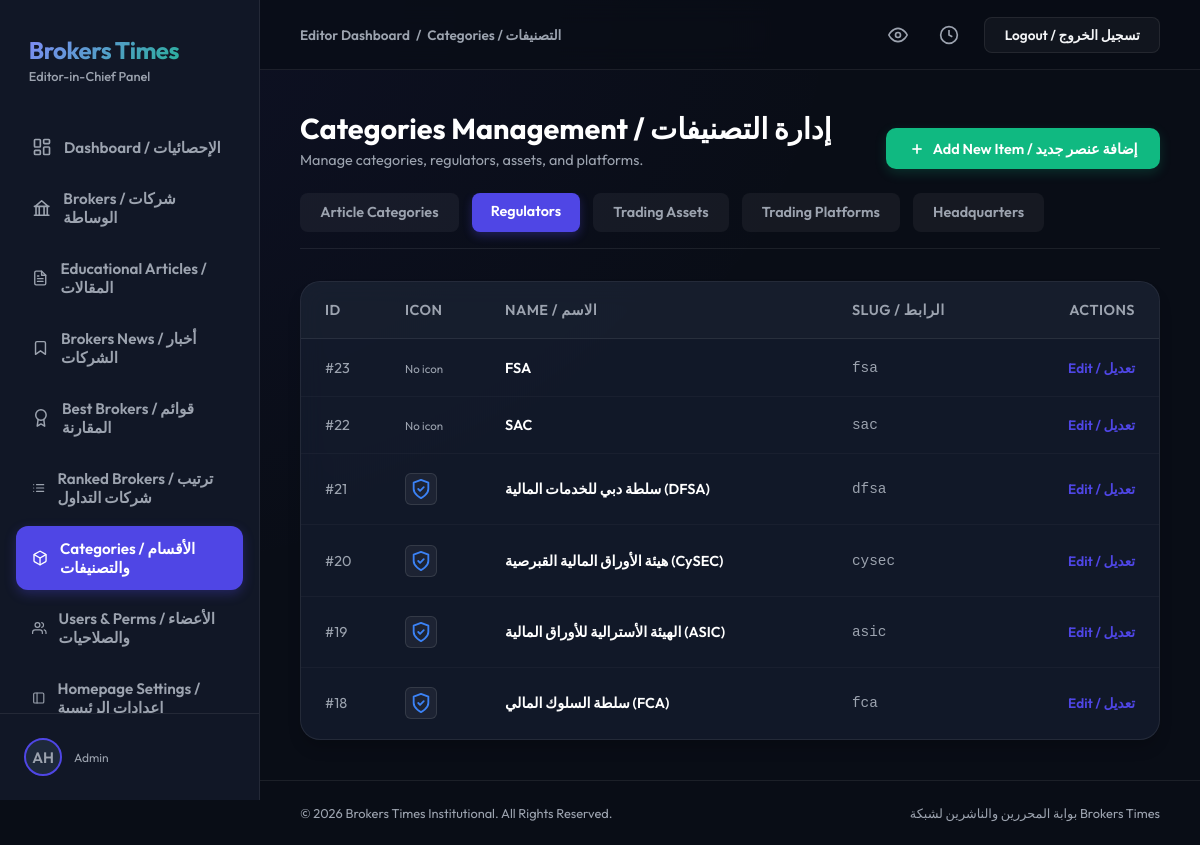
/dashboard/categories/?type=regulator (signed in), run on the app's committed database.
### users/models.py (models this page shows, shortened)
class CustomUser(AbstractUser):
    ROLE_CHOICES = [
        ('admin', 'Admin'),
        ('editor', 'Editor'),
        ('writer', 'Writer'),
        ('user', 'Standard User'),
    ]
    PREFERRED_LANGUAGE_CHOICES = [
        ('ar', 'العربية'),
        ('en', 'English'),
    ]
    role = models.CharField(max_length=20, choices=ROLE_CHOICES, default='user')
    preferred_language = models.CharField(max_length=5, choices=PREFERRED_LANGUAGE_CHOICES, default='ar')
    bio = models.TextField(blank=True)
    avatar = models.ImageField(upload_to='avatars/', blank=True, null=True)
    facebook_url = models.URLField(max_length=500, blank=True, null=True)
    linkedin_url = models.URLField(max_length=500, blank=True, null=True)
    class Meta:
        permissions = [
            ("can_publish", "Can publish articles/brokers"),
            ("can_edit", "Can edit articles/brokers"),
            ("can_manage_brokers", "Can manage brokers"),
        ]

### categories/models.py (models this page shows, shortened)
class Regulator(models.Model):
    name = models.CharField(max_length=100)
    slug = models.SlugField(max_length=100, unique=True, blank=True)
    icon = models.FileField(upload_to='category_icons/', blank=True, null=True)

### users/views.py (the view)
# urls.py: path('dashboard/categories/', DashboardCategoriesView.as_view(), name='dashboard_categories'),
class DashboardCategoriesView(LoginRequiredMixin, UserPassesTestMixin, TemplateView):
    template_name = 'dashboard/categories.html'
    def test_func(self):
        return self.request.user.is_superuser
    def get_context_data(self, **kwargs):
        context = super().get_context_data(**kwargs)
        model_name = self.request.GET.get('type', 'category')
        Model = get_category_model(model_name)
        context['items'] = Model.objects.all().order_by('-id')
        context['current_type'] = model_name
        return context

### users/views.py (called while the page is built)
def get_category_model(model_name):
    models_map = {
        'category': Category,
        'regulator': Regulator,
        'financial_asset': FinancialAsset,
        'trading_platform': TradingPlatform,
        'headquarters': Headquarters,
        'deposit_limit': DepositLimit,
        'islamic_account': IslamicAccount
    }
    return models_map.get(model_name, Category)

### users/templates/dashboard/categories.html (shortened to what this page needs)
{% extends 'dashboard/base.html' %}
{% block nav_categories %}active{% endblock %}
{% block section_name %}Categories / التصنيفات{% endblock %}
{% block content %}
<div class="page-header-container">
    <div class="page-title-area">
        <h1>Categories Management / إدارة التصنيفات</h1>
        <p>Manage categories, regulators, assets, and platforms.</p>
    </div>
    <a href="{% url 'dashboard_categories_add' %}?type={{ current_type }}" class="btn-action">
        <svg viewBox="0 0 24 24"><line x1="12" y1="5" x2="12" y2="19"></line><line x1="5" y1="12" x2="19" y2="12"></line></svg>
        <span>Add New Item / إضافة عنصر جديد</span>
    </a>
</div>
<div class="dashboard-tabs">
    <a href="?type=category" class="tab-btn {% if current_type == 'category' %}active{% else %}inactive{% endif %}">Article Categories</a>
    <a href="?type=regulator" class="tab-btn {% if current_type == 'regulator' %}active{% else %}inactive{% endif %}">Regulators</a>
    <a href="?type=financial_asset" class="tab-btn {% if current_type == 'financial_asset' %}active{% else %}inactive{% endif %}">Trading Assets</a>
    <a href="?type=trading_platform" class="tab-btn {% if current_type == 'trading_platform' %}active{% else %}inactive{% endif %}">Trading Platforms</a>
    <a href="?type=headquarters" class="tab-btn {% if current_type == 'headquarters' %}active{% else %}inactive{% endif %}">Headquarters</a>
</div>
<div class="table-container">
    <div class="table-responsive">
        <table class="data-table">
            <thead>
                <tr>
                    <th style="width: 80px;">ID</th>
                    {% if current_type in 'regulator,financial_asset,trading_platform' %}
                    <th style="width: 100px;">Icon</th>
                    {% endif %}
                    <th>Name / الاسم</th>
                    <th>Slug / الرابط</th>
                    <th style="text-align: right;">Actions</th>
                </tr>
            </thead>
            <tbody>
                {% for item in items %}
                <tr>
                    <td style="color: var(--text-muted);">#{{ item.id }}</td>
                    {% if current_type in 'regulator,financial_asset,trading_platform' %}
                    <td>
                        {% if item.icon %}
                            <div class="icon-preview">
                                <img src="{{ item.icon.url }}" alt="icon">
                            </div>
                        {% else %}
                            <span style="color: var(--text-muted); font-size: 0.8em;">No icon</span>
                        {% endif %}
                    </td>
                    {% endif %}
                    <td style="font-weight: 600; color: white;">{{ item.name }}</td>
                    <td style="color: var(--text-muted); font-family: monospace;">{{ item.slug }}</td>
                    <td style="text-align: right;">
                        <a href="{% url 'dashboard_categories_edit' item.id %}?type={{ current_type }}" class="btn-edit-inline">Edit / تعديل</a>
                    </td>
                </tr>
                {% endfor %}
            </tbody>
        </table>
    </div>
</div>
{% endblock %}

### users/templates/dashboard/base.html (shortened to what this page needs)
<!DOCTYPE html>
<html lang="en">
<head>
</head>
<body>
    <div class="sidebar">
        <div class="sidebar-brand">
            <span class="brand-name">Brokers Times</span>
            <span class="brand-sub">Editor-in-Chief Panel</span>
        </div>
        <ul class="sidebar-menu">
            <li class="menu-item {% block nav_dashboard %}{% endblock %}">
                <a href="{% url 'dashboard' %}">
                    <svg viewBox="0 0 24 24"><rect x="3" y="3" width="7" height="9" rx="1"></rect><rect x="14" y="3" width="7" height="5" rx="1"></rect><rect x="14" y="12" width="7" height="9" rx="1"></rect><rect x="3" y="16" width="7" height="5" rx="1"></rect></svg>
                    <span>Dashboard / الإحصائيات</span>
                </a>
            </li>
            <li class="menu-item {% block nav_brokers %}{% endblock %}">
                <a href="{% url 'dashboard_brokers' %}">
                    <svg viewBox="0 0 24 24"><path d="M3 21h18M3 10h18M5 10v11M19 10v11M9 10v11M15 10v11M4 10h16L12 3z"></path></svg>
                    <span>Brokers / شركات الوساطة</span>
                </a>
            </li>
            <li class="menu-item {% block nav_articles %}{% endblock %}">
                <a href="{% url 'dashboard_articles' %}">
                    Educational Articles / المقالات
                </a>
            </li>
            <li class="menu-item {% block nav_news %}{% endblock %}">
                <a href="{% url 'dashboard_news' %}">
                    <svg viewBox="0 0 24 24" width="20" height="20" fill="none" stroke="currentColor" stroke-width="2" stroke-linecap="round" stroke-linejoin="round"><path d="M19 21l-7-5-7 5V5a2 2 0 0 1 2-2h10a2 2 0 0 1 2 2z"></path></svg>
                    Brokers News / أخبار الشركات
                </a>
            </li>
            <li class="menu-item {% block nav_best_brokers %}{% endblock %}">
                <a href="{% url 'dashboard_best_brokers' %}">
                    <svg viewBox="0 0 24 24"><circle cx="12" cy="8" r="7"></circle><polyline points="8.21 13.89 7 23 12 20 17 23 15.79 13.88"></polyline></svg>
                    <span>Best Brokers / قوائم المقارنة</span>
                </a>
            </li>
            <li class="menu-item {% block nav_ranked_brokers %}{% endblock %}">
                <a href="{% url 'dashboard_ranked_brokers' %}">
                    <span>Ranked Brokers / ترتيب شركات التداول</span>
                </a>
            </li>
            {% if user.role == 'admin' or user.is_superuser or user.is_staff %}
            <li class="menu-item {% block nav_categories %}{% endblock %}">
                <a href="{% url 'dashboard_categories' %}">
                    <span>Categories / الأقسام والتصنيفات</span>
                </a>
            </li>
            <li class="menu-item {% block nav_users %}{% endblock %}">
                <a href="{% url 'dashboard_users' %}">
                    <svg viewBox="0 0 24 24"><path d="M17 21v-2a4 4 0 0 0-4-4H5a4 4 0 0 0-4 4v2"></path><circle cx="9" cy="7" r="4"></circle><path d="M23 21v-2a4 4 0 0 0-3-3.87"></path><path d="M16 3.13a4 4 0 0 1 0 7.75"></path></svg>
                    <span>Users & Perms / الأعضاء والصلاحيات</span>
                </a>
            </li>
            <li class="menu-item {% block nav_homepage_settings %}{% endblock %}">
                <a href="{% url 'dashboard_homepage_settings' %}">
                    <svg viewBox="0 0 24 24"><rect x="3" y="3" width="18" height="18" rx="2" ry="2"></rect><line x1="9" y1="3" x2="9" y2="21"></line></svg>
                    <span>Homepage Settings / إعدادات الرئيسية</span>
                </a>
            </li>
            {% endif %}
        </ul>
        <div class="sidebar-footer">
            <div class="user-avatar-small">
                {% if user.avatar %}
                    <img src="{{ user.avatar.url }}" alt="Avatar">
                {% else %}
                    <span class="user-avatar-placeholder">{{ user.username|slice:":2" }}</span>
                {% endif %}
            </div>
            <div class="user-info">
                <span class="user-role">{{ user.get_role_display }}</span>
            </div>
        </div>
    </div>
    <div class="main-panel">
        <div class="topbar">
            <div class="breadcrumbs">
                <span>Editor Dashboard</span>
                <span>/</span>
                <span>{% block section_name %}Home{% endblock %}</span>
            </div>
            <div class="topbar-actions">
                <button class="action-icon-btn" title="View Portal">
                    <svg viewBox="0 0 24 24"><path d="M1 12s4-8 11-8 11 8 11 8-4 8-11 8-11-8-11-8z"></path><circle cx="12" cy="12" r="3"></circle></svg>
                </button>
                <button class="action-icon-btn" title="Recent History">
                    <svg viewBox="0 0 24 24"><circle cx="12" cy="12" r="10"></circle><polyline points="12 6 12 12 16 14"></polyline></svg>
                </button>
                <a href="{% url 'logout' %}" class="btn-top btn-top-secondary">Logout / تسجيل الخروج</a>
            </div>
        </div>
        <div class="content-body">
            {% block content %}{% endblock %}
        </div>
        <div class="footer">
            <span>&copy; 2026 Brokers Times Institutional. All Rights Reserved.</span>
            <span>بوابة المحررين والناشرين لشبكة Brokers Times</span>
        </div>
    </div>
</body>
</html>

### users/templates/dashboard/base.html (style rules this page uses)
:root { --bg-color: #090d16; --sidebar-bg: #111726; --card-bg: rgba(22, 30, 49, 0.7); --primary: #4f46e5; --primary-hover: #4338ca; --accent: #10b981; --text-color: #f3f4f6; --text-muted: #9ca3af; --border-color: rgba(255, 255, 255, 0.08); --danger: #ef4444; }
* { box-sizing: border-box; margin: 0; padding: 0; }
body { background-color: var(--bg-color); background-image: radial-gradient(at 0% 0%, rgba(79, 70, 229, 0.08) 0px, transparent 50%); color: var(--text-color); font-family: 'Outfit', 'Cairo', sans-serif; min-height: 100vh; display: flex; }
.sidebar { width: 260px; background-color: var(--sidebar-bg); border-right: 1px solid var(--border-color); display: flex; flex-direction: column; position: fixed; height: 100vh; top: 0; left: 0; z-index: 10; }
.sidebar-brand { padding: 2.2rem 1.8rem 1rem; display: flex; flex-direction: column; }
.brand-name { font-size: 1.5rem; font-weight: 700; letter-spacing: -0.5px; background: linear-gradient(135deg, #818cf8, var(--accent)); -webkit-background-clip: text; -webkit-text-fill-color: transparent; }
.brand-sub { font-size: 0.8rem; color: var(--text-muted); margin-top: 0.2rem; font-weight: 500; }
.sidebar-menu { list-style: none; padding: 1.5rem 1rem; display: flex; flex-direction: column; gap: 0.4rem; flex: 1; overflow-y: auto; }
.menu-item a { display: flex; align-items: center; padding: 0.8rem 1rem; color: var(--text-muted); text-decoration: none; border-radius: 12px; font-size: 0.95rem; font-weight: 600; transition: all 0.3s ease; gap: 12px; }
.menu-item a svg { width: 20px; height: 20px; fill: none; stroke: currentColor; stroke-width: 2; stroke-linecap: round; stroke-linejoin: round; transition: stroke 0.3s ease; }
.menu-item.active a { color: white; background: var(--primary); box-shadow: 0 4px 12px rgba(79, 70, 229, 0.3); }
.menu-item.active a svg { stroke: white; }
.sidebar-footer { padding: 1.5rem; border-top: 1px solid var(--border-color); display: flex; align-items: center; gap: 12px; }
.user-avatar-small { width: 38px; height: 38px; border-radius: 50%; overflow: hidden; background: #1e293b; display: flex; align-items: center; justify-content: center; border: 2px solid var(--primary); }
.user-avatar-placeholder { font-size: 0.95rem; font-weight: 600; color: var(--text-muted); text-transform: uppercase; }
.user-info { display: flex; flex-direction: column; overflow: hidden; }
.user-role { font-size: 0.75rem; color: var(--text-muted); }
.main-panel { margin-left: 260px; flex: 1; display: flex; flex-direction: column; min-height: 100vh; position: relative; }
.topbar { height: 70px; background: rgba(9, 13, 22, 0.7); backdrop-filter: blur(12px); border-bottom: 1px solid var(--border-color); display: flex; align-items: center; justify-content: space-between; padding: 0 2.5rem; position: sticky; top: 0; z-index: 9; }
.breadcrumbs { font-size: 0.85rem; font-weight: 600; color: var(--text-muted); display: flex; align-items: center; gap: 6px; }
.topbar-actions { display: flex; align-items: center; gap: 1.2rem; }
.action-icon-btn { background: none; border: none; color: var(--text-muted); cursor: pointer; display: flex; align-items: center; justify-content: center; padding: 6px; border-radius: 8px; transition: all 0.3s ease; }
.action-icon-btn svg { width: 20px; height: 20px; fill: none; stroke: currentColor; stroke-width: 2; }
.btn-top { padding: 0.5rem 1.2rem; border-radius: 8px; font-size: 0.85rem; font-weight: 600; cursor: pointer; transition: all 0.3s ease; text-decoration: none; display: inline-flex; align-items: center; }
.btn-top-secondary { background: rgba(255, 255, 255, 0.04); color: var(--text-color); border: 1px solid var(--border-color); }
.content-body { padding: 2.5rem; flex: 1; }
.footer { padding: 1.5rem 2.5rem; border-top: 1px solid var(--border-color); font-size: 0.8rem; color: var(--text-muted); display: flex; justify-content: space-between; align-items: center; }

### data on the page
CustomUser: username "AH", role "Admin"
Regulator: id "23", icon "No icon", name "FSA", slug "fsa"
Regulator: id "22", icon "No icon", name "SAC", slug "sac"
Regulator: id "21", icon (picture), name "سلطة دبي للخدمات المالية (DFSA)", slug "dfsa"
Regulator: id "20", icon (picture), name "هيئة الأوراق المالية القبرصية (CySEC)", slug "cysec"
Regulator: id "19", icon (picture), name "الهيئة الأسترالية للأوراق المالية (ASIC)", slug "asic"
Regulator: id "18", icon (picture), name "سلطة السلوك المالي (FCA)", slug "fca"
